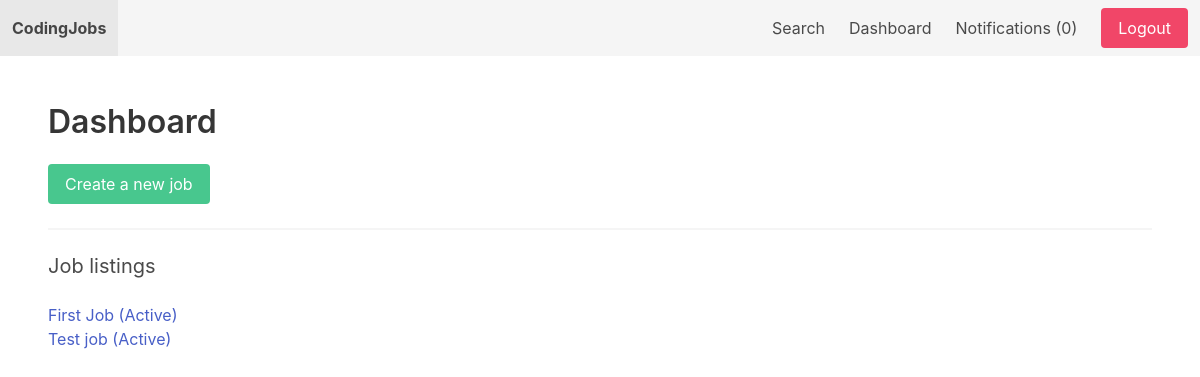
Before: /dashboard/ (signed in) with the older database file.
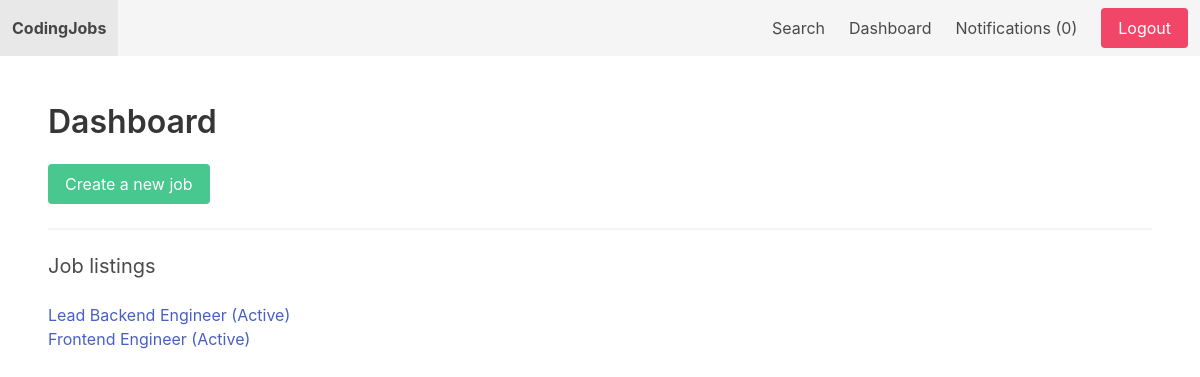
After: the same page with the newer database file.
### apps/job/models.py (models this page shows, shortened)
class Job(models.Model):
    SIZE_1_9 = 'size_1_9'
    SIZE_10_49 = 'size_10_49'
    SIZE_50_99 = 'size_50_99'
    SIZE_100 = 'size_100'
    CHOICES_SIZE = (
        (SIZE_1_9, '1-9'),
        (SIZE_10_49, '10-49'),
        (SIZE_50_99, '50-99'),
        (SIZE_100, '100+'),
    )
    ACTIVE = 'active'
    EMPLOYED = 'employed'
    ARCHIVED = 'archived'
    CHOICES_STATUS = (
        (ACTIVE, 'Active'),
        (EMPLOYED, 'Employed'),
        (ARCHIVED, 'Archived')
    )
    title = models.CharField(max_length=255)
    short_description = models.TextField()
    long_description = models.TextField(blank=True, null=True)
    company_name = models.CharField(max_length=255)
    company_address = models.CharField(max_length=255, blank=True, null=True)
    company_zipcode = models.CharField(max_length=255, blank=True, null=True)
    company_place = models.CharField(max_length=255, blank=True, null=True)
    company_country = models.CharField(max_length=255, blank=True, null=True)
    company_size = models.CharField(max_length=20, choices=CHOICES_SIZE, default=SIZE_1_9)
    created_by = models.ForeignKey(User, related_name='jobs', on_delete=models.CASCADE)
    created_at = models.DateTimeField(auto_now_add=True)
    changed_at = models.DateTimeField(auto_now=True)
    status = models.CharField(max_length=20, choices=CHOICES_STATUS, default=ACTIVE)

### apps/userprofile/views.py (the view)
# urls.py: path('', dashboard, name='dashboard'),
@login_required
def dashboard(request):
    return render(request, 'userprofile/dashboard.html', {'userprofile': request.user.userprofile})

### apps/notification/context_processors.py (called while the page is built)
def notifications(request):
    if request.user.is_authenticated:
        return {'notifications': request.user.notifications.filter(is_read=False)}
    else:
        return{'notifications': []}

### apps/userprofile/templates/userprofile/dashboard.html (shortened to what this page needs)
{% extends 'core/base.html' %}
{% block content %}
    <h1 class="title">Dashboard</h1>
    {% if userprofile.is_employer %}
        <a href="{% url 'add_job' %}" class="button is-success">Create a new job</a>
        <hr>
        <h2 class="subtitle">Job listings</h2>
        {% for job in request.user.jobs.all %}
            <div class="job">
                <a href="{% url 'view_dashboard_job' job.id %}">{{ job.title }} ({{ job.get_status_display }})</a>
            </div>
        {% empty %}
            <p>You don't have any jobs yet...</p>
        {% endfor %}
    {% endif %}
{% endblock %}

Changed rows visible on the page:
changed Job: title "First Job" → "Lead Backend Engineer"
changed Job: title "Test job" → "Frontend Engineer"
